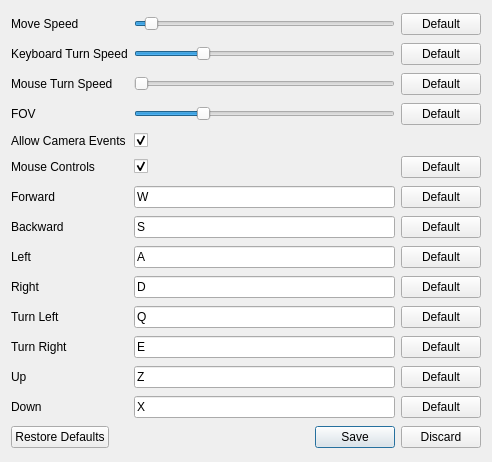
<?xml version="1.0" encoding="UTF-8"?>
<ui version="4.0">
 <class>CameraConfigurationDialogue</class>
 <widget class="QDialog" name="CameraConfigurationDialogue">
  <property name="geometry">
   <rect>
    <x>0</x>
    <y>0</y>
    <width>492</width>
    <height>462</height>
   </rect>
  </property>
  <property name="windowTitle">
   <string>Camera Settings</string>
  </property>
  <property name="windowIcon">
   <iconset resource="../../../resources.qrc">
    <normaloff>:/application/resources/application.png</normaloff>:/application/resources/application.png</iconset>
  </property>
  <layout class="QGridLayout" name="gridLayout">
   <item row="11" column="0">
    <widget class="QLabel" name="labelTurnRight">
     <property name="text">
      <string>Turn Right</string>
     </property>
    </widget>
   </item>
   <item row="1" column="2">
    <widget class="QPushButton" name="pushButtonResetKeyboardTurnSpeed">
     <property name="text">
      <string>Default</string>
     </property>
    </widget>
   </item>
   <item row="8" column="2">
    <widget class="QPushButton" name="pushButtonResetLeft">
     <property name="text">
      <string>Default</string>
     </property>
    </widget>
   </item>
   <item row="8" column="0">
    <widget class="QLabel" name="labelLeft">
     <property name="text">
      <string>Left</string>
     </property>
    </widget>
   </item>
   <item row="2" column="1">
    <widget class="QSlider" name="sliderMouseTurnSpeed">
     <property name="maximum">
      <number>20</number>
     </property>
     <property name="pageStep">
      <number>5</number>
     </property>
     <property name="orientation">
      <enum>Qt::Horizontal</enum>
     </property>
    </widget>
   </item>
   <item row="9" column="1">
    <widget class="SingleKeySequenceEdit" name="keyRight">
     <property name="keySequence">
      <string>D</string>
     </property>
    </widget>
   </item>
   <item row="12" column="2">
    <widget class="QPushButton" name="pushButtonResetUp">
     <property name="text">
      <string>Default</string>
     </property>
    </widget>
   </item>
   <item row="7" column="1">
    <widget class="SingleKeySequenceEdit" name="keyBackward">
     <property name="keySequence">
      <string>S</string>
     </property>
    </widget>
   </item>
   <item row="2" column="0">
    <widget class="QLabel" name="labelMouseTurnSpeed">
     <property name="text">
      <string>Mouse Turn Speed</string>
     </property>
    </widget>
   </item>
   <item row="3" column="0">
    <widget class="QLabel" name="labelFieldOfView">
     <property name="text">
      <string>FOV</string>
     </property>
    </widget>
   </item>
   <item row="1" column="0">
    <widget class="QLabel" name="labelKeyboardTurnSpeed">
     <property name="text">
      <string>Keyboard Turn Speed</string>
     </property>
    </widget>
   </item>
   <item row="13" column="2">
    <widget class="QPushButton" name="pushButtonResetDown">
     <property name="text">
      <string>Default</string>
     </property>
    </widget>
   </item>
   <item row="10" column="0">
    <widget class="QLabel" name="labelTurnLeft">
     <property name="text">
      <string>Turn Left</string>
     </property>
    </widget>
   </item>
   <item row="11" column="2">
    <widget class="QPushButton" name="pushButtonResetRightTurn">
     <property name="text">
      <string>Default</string>
     </property>
    </widget>
   </item>
   <item row="9" column="0">
    <widget class="QLabel" name="labelRight">
     <property name="text">
      <string>Right</string>
     </property>
    </widget>
   </item>
   <item row="13" column="1">
    <widget class="SingleKeySequenceEdit" name="keyDown">
     <property name="keySequence">
      <string>X</string>
     </property>
    </widget>
   </item>
   <item row="6" column="1">
    <widget class="SingleKeySequenceEdit" name="keyForward">
     <property name="keySequence">
      <string>W</string>
     </property>
    </widget>
   </item>
   <item row="7" column="2">
    <widget class="QPushButton" name="pushButtonResetBackward">
     <property name="text">
      <string>Default</string>
     </property>
    </widget>
   </item>
   <item row="12" column="0">
    <widget class="QLabel" name="labelUp">
     <property name="text">
      <string>Up</string>
     </property>
    </widget>
   </item>
   <item row="2" column="2">
    <widget class="QPushButton" name="pushButtonResetMouseTurnSpeed">
     <property name="text">
      <string>Default</string>
     </property>
    </widget>
   </item>
   <item row="12" column="1">
    <widget class="SingleKeySequenceEdit" name="keyUp">
     <property name="keySequence">
      <string>Z</string>
     </property>
    </widget>
   </item>
   <item row="1" column="1">
    <widget class="QSlider" name="sliderKeyboardTurnSpeed">
     <property name="maximum">
      <number>20</number>
     </property>
     <property name="pageStep">
      <number>5</number>
     </property>
     <property name="value">
      <number>5</number>
     </property>
     <property name="orientation">
      <enum>Qt::Horizontal</enum>
     </property>
    </widget>
   </item>
   <item row="10" column="1">
    <widget class="SingleKeySequenceEdit" name="keyTurnLeft">
     <property name="keySequence">
      <string>Q</string>
     </property>
    </widget>
   </item>
   <item row="3" column="1">
    <widget class="QSlider" name="sliderFieldOfView">
     <property name="minimum">
      <number>30</number>
     </property>
     <property name="maximum">
      <number>90</number>
     </property>
     <property name="value">
      <number>45</number>
     </property>
     <property name="orientation">
      <enum>Qt::Horizontal</enum>
     </property>
    </widget>
   </item>
   <item row="14" column="0" colspan="3">
    <widget class="QDialogButtonBox" name="buttonBox">
     <property name="standardButtons">
      <set>QDialogButtonBox::Discard|QDialogButtonBox::RestoreDefaults|QDialogButtonBox::Save</set>
     </property>
    </widget>
   </item>
   <item row="13" column="0">
    <widget class="QLabel" name="labelDown">
     <property name="text">
      <string>Down</string>
     </property>
    </widget>
   </item>
   <item row="0" column="0">
    <widget class="QLabel" name="labelMoveSpeed">
     <property name="text">
      <string>Move Speed</string>
     </property>
    </widget>
   </item>
   <item row="0" column="1">
    <widget class="QSlider" name="sliderMoveSpeed">
     <property name="minimum">
      <number>1</number>
     </property>
     <property name="maximum">
      <number>100</number>
     </property>
     <property name="singleStep">
      <number>1</number>
     </property>
     <property name="value">
      <number>5</number>
     </property>
     <property name="orientation">
      <enum>Qt::Horizontal</enum>
     </property>
     <property name="invertedAppearance">
      <bool>false</bool>
     </property>
     <property name="tickPosition">
      <enum>QSlider::NoTicks</enum>
     </property>
    </widget>
   </item>
   <item row="7" column="0">
    <widget class="QLabel" name="labelBackward">
     <property name="text">
      <string>Backward</string>
     </property>
    </widget>
   </item>
   <item row="10" column="2">
    <widget class="QPushButton" name="pushButtonResetLeftTurn">
     <property name="text">
      <string>Default</string>
     </property>
    </widget>
   </item>
   <item row="0" column="2">
    <widget class="QPushButton" name="pushButtonResetMoveSpeed">
     <property name="text">
      <string>Default</string>
     </property>
    </widget>
   </item>
   <item row="4" column="1">
    <widget class="QCheckBox" name="checkBoxAllowCameraEvents">
     <property name="text">
      <string/>
     </property>
     <property name="checked">
      <bool>true</bool>
     </property>
    </widget>
   </item>
   <item row="9" column="2">
    <widget class="QPushButton" name="pushButtonResetRight">
     <property name="text">
      <string>Default</string>
     </property>
    </widget>
   </item>
   <item row="5" column="0">
    <widget class="QLabel" name="labelMouseControls">
     <property name="text">
      <string>Mouse Controls</string>
     </property>
    </widget>
   </item>
   <item row="8" column="1">
    <widget class="SingleKeySequenceEdit" name="keyLeft">
     <property name="keySequence">
      <string>A</string>
     </property>
    </widget>
   </item>
   <item row="11" column="1">
    <widget class="SingleKeySequenceEdit" name="keyTurnRight">
     <property name="keySequence">
      <string>E</string>
     </property>
    </widget>
   </item>
   <item row="5" column="1">
    <widget class="QCheckBox" name="checkBoxMouseControls">
     <property name="text">
      <string/>
     </property>
     <property name="checked">
      <bool>true</bool>
     </property>
    </widget>
   </item>
   <item row="6" column="2">
    <widget class="QPushButton" name="pushButtonResetForward">
     <property name="text">
      <string>Default</string>
     </property>
    </widget>
   </item>
   <item row="5" column="2">
    <widget class="QPushButton" name="pushButtonResetMouseControlsEnabled">
     <property name="text">
      <string>Default</string>
     </property>
    </widget>
   </item>
   <item row="6" column="0">
    <widget class="QLabel" name="labelForward">
     <property name="text">
      <string>Forward</string>
     </property>
    </widget>
   </item>
   <item row="3" column="2">
    <widget class="QPushButton" name="pushButtonResetFieldOfView">
     <property name="text">
      <string>Default</string>
     </property>
    </widget>
   </item>
   <item row="4" column="0">
    <widget class="QLabel" name="labelAllowCameraEvents">
     <property name="text">
      <string>Allow Camera Events</string>
     </property>
    </widget>
   </item>
  </layout>
 </widget>
 <customwidgets>
  <customwidget>
   <class>SingleKeySequenceEdit</class>
   <extends>QKeySequenceEdit</extends>
   <header>src/window/controls/SingleKeySequenceEdit/SingleKeySequenceEdit.h</header>
  </customwidget>
 </customwidgets>
 <resources>
  <include location="../../../resources.qrc"/>
 </resources>
 <connections/>
</ui>
